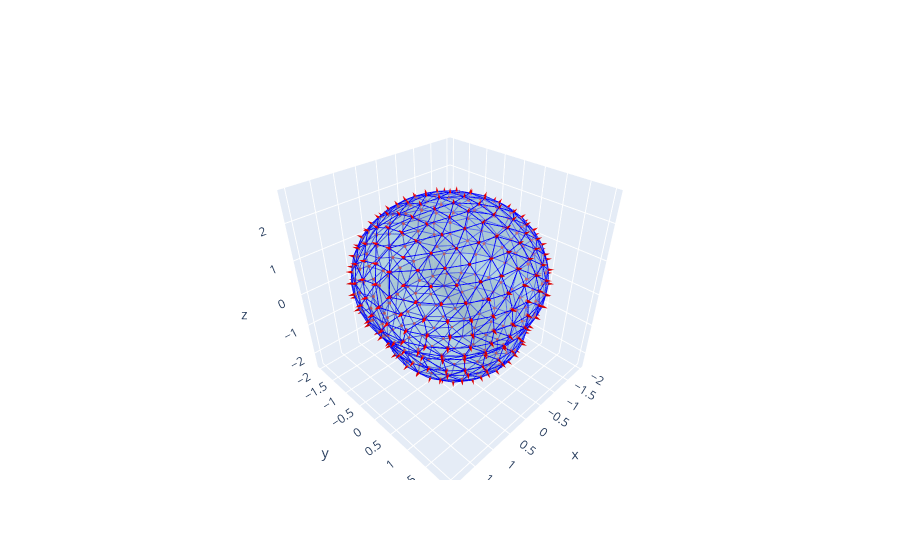

This figure's notebook cell:
### Code cell
import numpy as np
import trimesh
import plotly.graph_objs as go

# Create a trimesh mesh_obj
mesh_obj = trimesh.creation.icosphere(radius=2, subdivisions=2)

# Create an instance of the mesh class
mesh_obj = mesh()

# Calculate mesh data
mesh_obj.create_calculate_mesh_data(mesh_obj)

# Create a Plotly trace for the mesh
mesh_trace = go.Mesh3d(x=mesh_obj.mol_verts[:, 0], 
                       y=mesh_obj.mol_verts[:, 1], 
                       z=mesh_obj.mol_verts[:, 2], 
                       i=mesh_obj.mol_faces[:, 0], 
                       j=mesh_obj.mol_faces[:, 1], 
                       k=mesh_obj.mol_faces[:, 2],
                       color='lightblue', 
                       opacity=0.5)

# Create a trace for the vertex normals
vertex_normals_trace = go.Cone(x=mesh_obj.mol_verts[:, 0],
                                y=mesh_obj.mol_verts[:, 1],
                                z=mesh_obj.mol_verts[:, 2],
                                u=mesh_obj.mol_normal[:, 0]*0.1,
                                v=mesh_obj.mol_normal[:, 1]*0.1,
                                w=mesh_obj.mol_normal[:, 2]*0.1,
                                sizemode="absolute",
                                sizeref=0.05,
                                showscale=False,
                                colorscale=[[0, 'red'], [1, 'red']],
                                hoverinfo='none')

edge_x = []
edge_y = []
edge_z = []

for element in mesh_obj.mol_faces:
    for i in range(3):
        edge_x.extend([mesh_obj.mol_verts[element[i % 3], 0], mesh_obj.mol_verts[element[(i + 1) % 3], 0], None])
        edge_y.extend([mesh_obj.mol_verts[element[i % 3], 1], mesh_obj.mol_verts[element[(i + 1) % 3], 1], None])
        edge_z.extend([mesh_obj.mol_verts[element[i % 3], 2], mesh_obj.mol_verts[element[(i + 1) % 3], 2], None])

edge_trace = go.Scatter3d(
    x=edge_x,
    y=edge_y,
    z=edge_z,
    mode='lines',
    line=dict(color='blue', width=2),
)

# Create the layout
layout = go.Layout(scene=dict(aspectmode="cube",
                               aspectratio=dict(x=1, y=1, z=1)))

# Create the figure
fig = go.Figure(data=[mesh_trace, vertex_normals_trace, edge_trace], layout=layout)

# Show the figure
fig.show()

### Figure 1 — Plotly figure (JSON) as saved in the notebook; plotly's stock layout.template omitted (floating-point values rounded to 4 significant figures; data arrays with more than 128 entries replaced by an {"elided": "..."} marker saying what was removed)
{"data": [{"color": "lightblue", "i": {"elided": "742 int values"}, "j": {"elided": "742 int values"}, "k": {"elided": "742 int values"}, "opacity": 0.5, "type": "mesh3d", "x": {"elided": "373 float values"}, "y": {"elided": "373 float values"}, "z": {"elided": "373 float values"}}, {"colorscale": [[0, "red"], [1, "red"]], "hoverinfo": "none", "showscale": false, "sizemode": "absolute", "sizeref": 0.05, "type": "cone", "u": {"elided": "373 float values"}, "v": {"elided": "373 float values"}, "w": {"elided": "373 float values"}, "x": {"elided": "373 float values"}, "y": {"elided": "373 float values"}, "z": {"elided": "373 float values"}}, {"line": {"color": "blue", "width": 2}, "mode": "lines", "type": "scatter3d", "x": {"elided": "6678 float values"}, "y": {"elided": "6678 float values"}, "z": {"elided": "6678 float values"}}], "layout": {"scene": {"aspectmode": "cube", "aspectratio": {"x": 1, "y": 1, "z": 1}}}}
